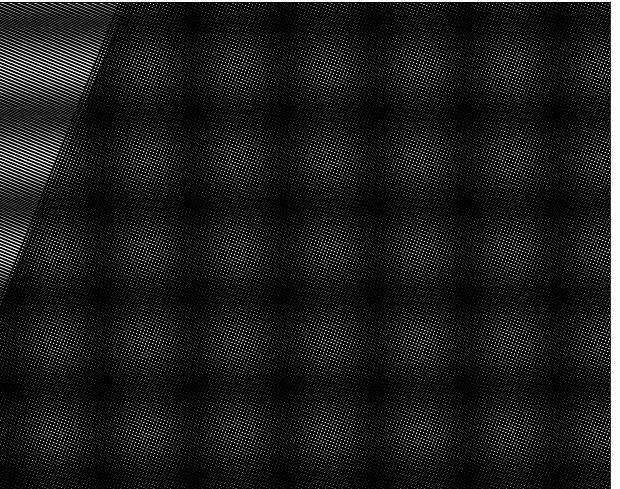
#> input picture img/moire.png, 620 x 489 px, given in place of a.png, which was not available
$ jupyter execute --allow-errors cellular_automata.ipynb   (text cells are left out)
#> lines starting #> are read from the running program, lines starting #| are printed output that depends on the picture; pictures that were not available may be replaced by others from this repository, and a replacement may not be noted
[cell 1]
import numpy as np
import matplotlib.pyplot as plt
from matplotlib import colors
import matplotlib.image as mpimg
from IPython.display import clear_output

[cell 2]
class CA:
    def __init__(self, rule = None):
        """If rule is list, then randomly changes between those rules"""
        #creating rule table
        if type(rule) == int:
            self.make_ruleset(rule)
        self.rule = rule
        #some combos
        self.pyramidal_rules = (18,22,26,28,30,50,54,58)
        self.cool_rules = (30,75,89,90,145) #not that cool
        self.alt = (60,110)
        self.alt2 = (24,34,226,252,238)
        self.robots = (3,6,9,11,25,107)


    def make_ruleset(self, _rule):
        _rule = bin(_rule)[2:]
        while len(_rule) is not 8:
            _rule = '0' + _rule

        neighbors = ('111','110','101','100','011','010','001','000')
        ruleset = dict.fromkeys(neighbors)
        for key, val in zip(neighbors, _rule):
            ruleset[key] = val

        self.ruleset = ruleset

    def update(self, curr_state):
        new_state = [0 for i in range(len(curr_state))]
        for i in range(1,len(curr_state) - 2): #avoiding edges
            l,c,r = curr_state[i - 1], curr_state[i], curr_state[i + 1]
            new_state[i] = int(self.ruleset[f'{l}{c}{r}'])
        return new_state

    def run(self, lifetime, width = None, t0 = None, plot = True, color='cool'):
#> called with lifetime = 400, width = 800, plot = True
        grid = [] #really a bunch of 1d state arrays
        if t0 is None:
            t0 = [0 for i in range(width)]
            t0[int(width/2)] = 1

        grid.append(t0)
        curr = t0
        for t in range(lifetime):
            if type(self.rule) != int:
                self.make_ruleset(np.random.choice(self.rule))
            curr = self.update(curr)
            grid.append(curr)

        grid = np.array(grid)[250:-10,200:-250 ]
        if plot:
            plt.imshow(grid,cmap=color)
#> (this line was passed over: IPython is not available in this run)
            plt.axis('off')
#> (this line was passed over: IPython is not available in this run)
            plt.show()

x = CA(rule = (169,225))
plt.figure(figsize=[20,20])
x.run(400,800, color = colors.ListedColormap(['blue', 'white']))

[cell 3]
primes = input().split(' ')
#> (the rest of this cell did not finish here and is left out)

[cell 4]
def metropolis_ising(T,runtime,N=None,grid=None):
    """grid: if you choose to initialize with previous image"""
    J = 1 #strength of interaction (Joules)
    k = 1 # Joules per kelvin
    if grid is not None:
        N = grid.shape[0]
    else:
        grid = 2*np.random.randint(2, size = (N,N)) - 1 #random initial configuration with 1s and -1s

    for t in range(runtime):
        #sum of interactions at each spin site (vectorized!)
        interactions = sum([np.roll(grid,shift =(0, 1), axis = 1),
                            np.roll(grid,shift =(0, -1), axis = 1),
                            np.roll(grid,shift =(1, 0), axis = 0), # have to change axis because unlike MATLAB's circshift, np.roll sees shifts (0,1) == (1,0)
                            np.roll(grid,shift =(-1, 0), axis = 0)])
        # change in energy of flipping a spin
        DeltaE = 2 * J * (grid * interactions) # element wise multiplication
        # transition probabilities
        p_trans = np.exp(-DeltaE/(k * T)) # according to the Boltzmann distribution
        # accepting or rejecting spin flips in one fell swoop!
        # assigning uniformly distributed values to each site, then checking if they are less than transition prob or less than 0.1?
        transitions = (np.random.random((N,N)) < p_trans ) * (np.random.random((N,N)) < 0.1) * -2 + 1
        grid = grid * transitions
        plt.figure(figsize=(6,6))
        plt.imshow(grid,cmap='gray')
        plt.axis('off')
        clear_output(wait=True)
        plt.show()

[cell 5]
x = mpimg.imread('../../a.png')
#> x is the input picture: shape (489, 620, 4) float32; mean R, G, B, A 0.0764, 0.0764, 0.0764, 0.981
x[x<=.1] = -1
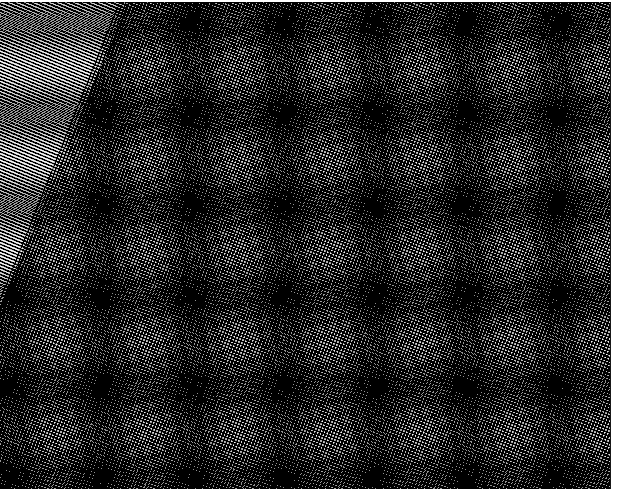
#> x: shape (489, 620, 4) float32; mean R, G, B, A -0.732, -0.732, -0.732, 0.963; transparent parts drawn white
x[x>.1]=1
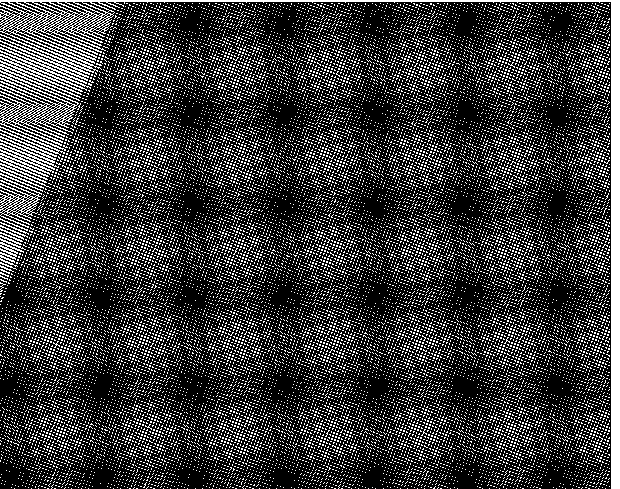
#> x: shape (489, 620, 4) float32; mean R, G, B, A -0.6, -0.6, -0.6, 0.963; transparent parts drawn white
x = x[:, :524]
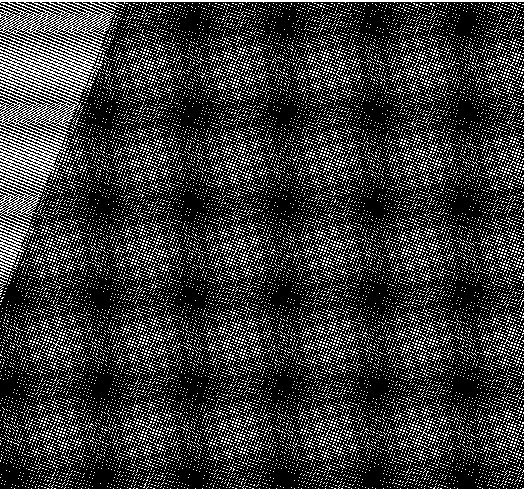
#> x: shape (489, 524, 4) float32; mean R, G, B, A -0.586, -0.586, -0.586, 0.992; transparent parts drawn white
x = x[:, :, 0]
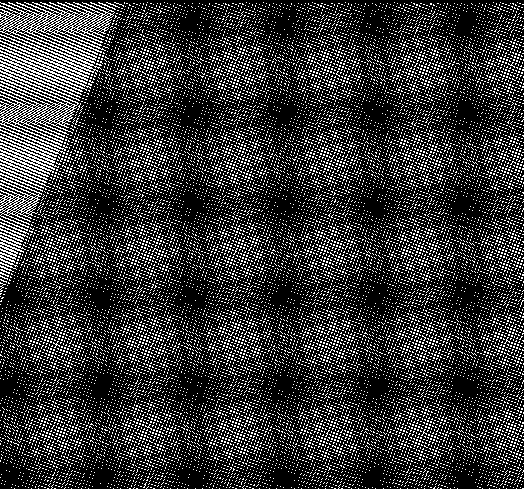
#> x: shape (489, 524) float32; values -1 (black) and 1 (white), 20.7% white in thin lines or dots

#> (the rest of this cell did not finish here and is left out)

#> the loop in metropolis_ising, `for t in range(runtime):` made 1 pass
#> pass 1, in metropolis_ising, `interactions = sum([np.roll(grid,shift =(0, 1), axis = 1), np.roll(gri..`:
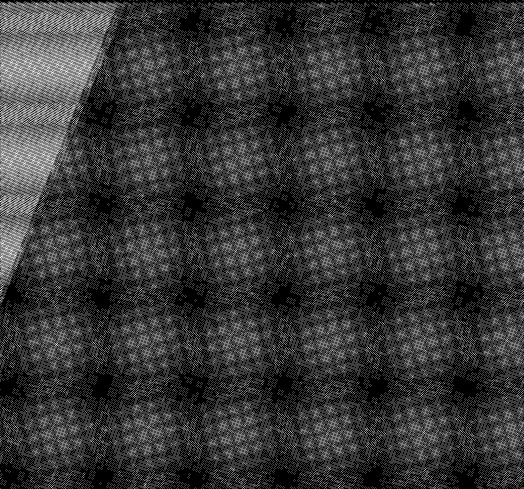
#> interactions: shape (489, 524) float32; min -4, max 4, mean -2.34; drawn with min black and max white
#> pass 1, in metropolis_ising, `DeltaE = 2 * J * (grid * interactions)`:
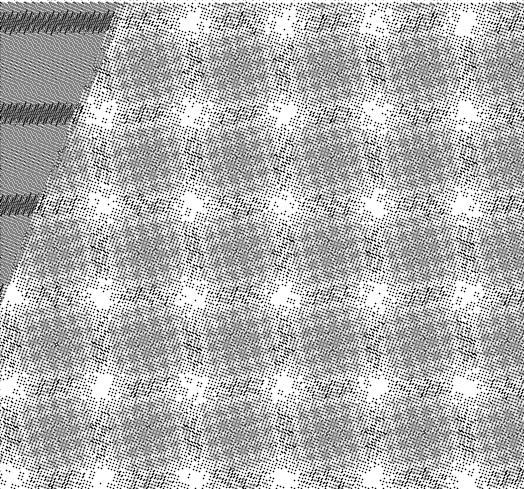
#> DeltaE: shape (489, 524) float32; min -8, max 8, mean 3.25; drawn with min black and max white
#> pass 1, in metropolis_ising, `p_trans = np.exp(-DeltaE/(k * T))`:
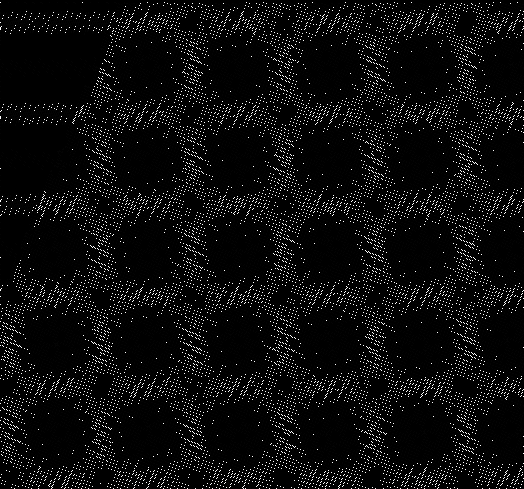
#> p_trans: shape (489, 524) float32; min 0.000335, max 2981, mean 148; drawn with min black and max white

[cell 6]
# from https://rosettacode.org/wiki/Abelian_sandpile_model#Python
# this file just simulates the sandpile, no analysis
class AbelianSandpile:
    def __init__(self, size, ic, snn = False):
        """
        Initialize initial grid size (width) and initial starting amount ic

        If snn is True, simulates sandpile as a spiking neural network, only saving a binary representation
        of the grid (where threshold is a spike)

        if ic is a list, initializes with random initial conditions with parameters:
        [%percent of grid initiated, number of grains at each burst, variability in drop size: if 1 all are same size]
        """
        self.size = size
        self.grid = np.zeros((size,size), int)

        if type(ic) in [list, tuple]: #still have to implement var in drop size
            pcnt_on = ic[0]
            num_rand = int(size*size*pcnt_on)
            self.rand_loc = self.gen_rand_coords(num_rand)
            for coord in self.rand_loc:
                x, y = coord[0], coord[1]
                self.grid[x][y] = ic[1]

        else:
            i1, i2 = int(size/2 - 1), int(size/2)
            self.grid[i1:i2, i1:i2] = ic #so it starts somewhere near the center

        self.raster = []
        self.snn = snn

    def gen_rand_coords(self, num_rand):
        """helper function to generate random coordinates"""
        rand_loc = []
        def recursive_gen():
            for i in np.arange(num_rand):
                rand_coord = list(np.random.randint(0,self.size,2))
                if len(rand_loc) == num_rand:
                    break
                if rand_coord not in rand_loc:
                    rand_loc.append(rand_coord)
                else:
                    recursive_gen()
        recursive_gen()
        return rand_loc

    def iterate(self, grid, save_evol):
        changed = False
        for i, row in enumerate(grid):
            for j, height in enumerate(row):
                if height > 3:
                    grid[i,j] -= 4

                    if i > 0:
                        grid[i - 1, j] += 1
                    if i < len(grid)-1:
                        grid[i + 1, j] += 1
                    if j > 0:
                        grid[i, j - 1] += 1
                    if j < len(grid)-1:
                        grid[i, j + 1] += 1

                    changed = True

        if self.snn: #maybe this should be in simulate
            copy = grid.copy()
            copy[copy < 4] = 0
            copy[copy >= 4] = 1

            self.raster.append(copy.flatten())

        elif save_evol and not self.snn:
            copy = grid.copy()
            self.raster.append(copy)
        return grid, changed

    def simulate(self, save_evol):
#> called with save_evol = False
        grid = self.grid.copy()
        t = 0
        while True:
            grid, changed = self.iterate(grid, save_evol)
            if not changed:
                return grid

    def run(self, save_evol = False):
        """save_evol saves each time point.  if snn, does this automatically"""
        if self.snn:
            save_evol = True
        final_grid = self.simulate(save_evol)
        plt.figure(figsize=(12,8))
#> (this line was passed over: IPython is not available in this run)
        plt.subplot(1,2,1)
#> (this line was passed over: IPython is not available in this run)
        plt.gray()
#> (this line was passed over: IPython is not available in this run)
        plt.imshow(self.grid)
#> (this line was passed over: IPython is not available in this run)
        plt.subplot(1,2,2)
        plt.gray()
        plt.imshow(final_grid)
        plt.show()

        if save_evol or self.snn:
            return self.raster
        else:
            return final_grid
